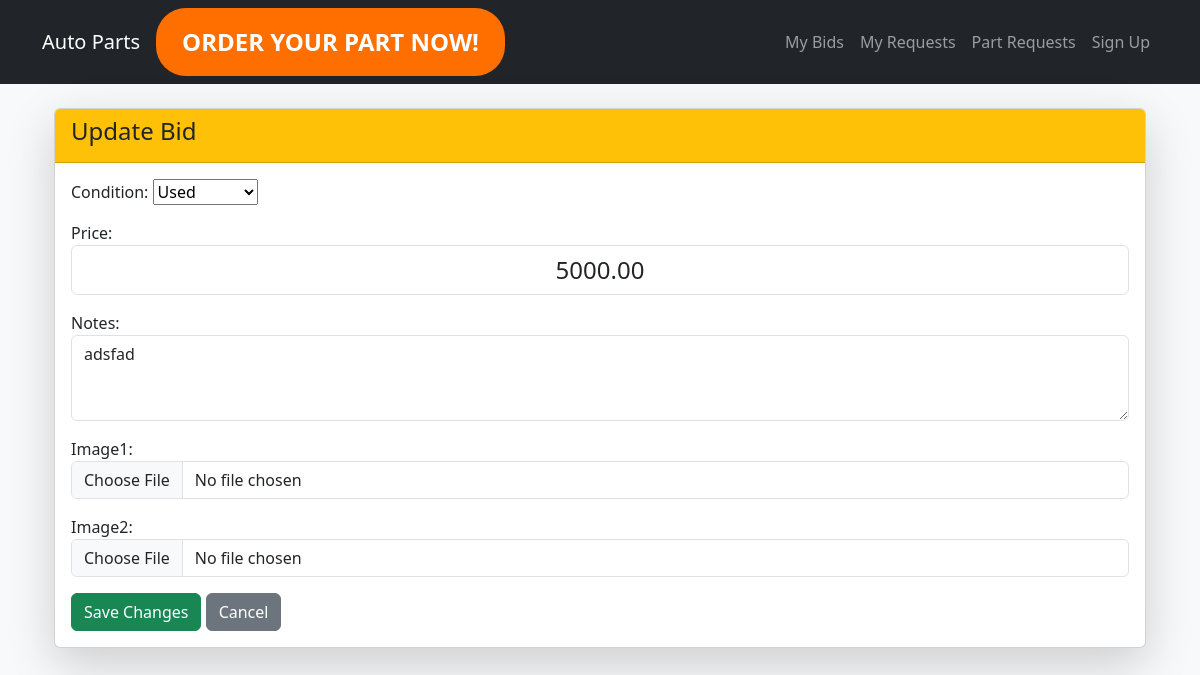
Screenshot of /bidview/16/update/ with the database file from the repository.
### orders/models.py (models this page shows, shortened)
class Bid(models.Model):
    part_request = models.ForeignKey("orders.PartRequest", on_delete=models.CASCADE, related_name="bids")
    store = models.ForeignKey(settings.AUTH_USER_MODEL, on_delete=models.CASCADE)
    condition = models.CharField(max_length=10, choices=CONDITION_CHOICES, default="Brand New")
    price = models.DecimalField(max_digits=10, decimal_places=2)
    notes = models.TextField(blank=True, null=True)
    image1 = models.ImageField(upload_to="bid_images/", blank=True, null=True)
    image2 = models.ImageField(upload_to="bid_images/", blank=True, null=True)
    status = models.CharField(max_length=10, choices=BID_STATUS_CHOICES, default="")
    created_at = models.DateTimeField(auto_now_add=True)

### orders/views.py (the view, shortened to what this page needs)
# urls.py: path("bidview/<int:pk>/update/", BidUpdateView.as_view(), name="bid_update"),
class BidUpdateView(UpdateView):
    model = Bid
    form_class = BidForm
    template_name = "orders/bid_form.html"

### orders/forms.py
class BidForm(forms.ModelForm):
    class Meta:
        model = Bid
        fields = ["condition", "price", "notes", "image1", "image2"]
        widgets = {
        "notes": forms.Textarea(attrs={"class": "form-control", "rows": 3}),
        "price": forms.TextInput(attrs={"class": "form-control text-center", "style": "font-size: 1.5rem;" }),
        }
    image1 = forms.ImageField(required=True, widget=forms.FileInput(attrs={"class": "form-control"}))
    image2 = forms.ImageField(required=False, widget=forms.FileInput(attrs={"class": "form-control"}))

### orders/templates/orders/bid_form.html (shortened to what this page needs)
{% extends 'orders/landing.html' %}
{% block content %}
<div class="container mt-4">
    <div class="card shadow-lg">
        <div class="card-header bg-warning text-dark">
            <h4>Update Bid</h4>
        </div>
        <div class="card-body">
            <form method="post" enctype="multipart/form-data">
                {{ form.as_p }}
                <button type="submit" class="btn btn-success">Save Changes</button>
                <a href="{% url 'bid_detail' bid.id %}" class="btn btn-secondary">Cancel</a>
            </form>
        </div>
    </div>
</div>
{% endblock %}

### orders/templates/orders/landing.html (style rules this page uses)
body { background-color: #f8f9fa; }

### rows the page displays
Bid: condition "Used", price "5000.00", notes "adsfad"
